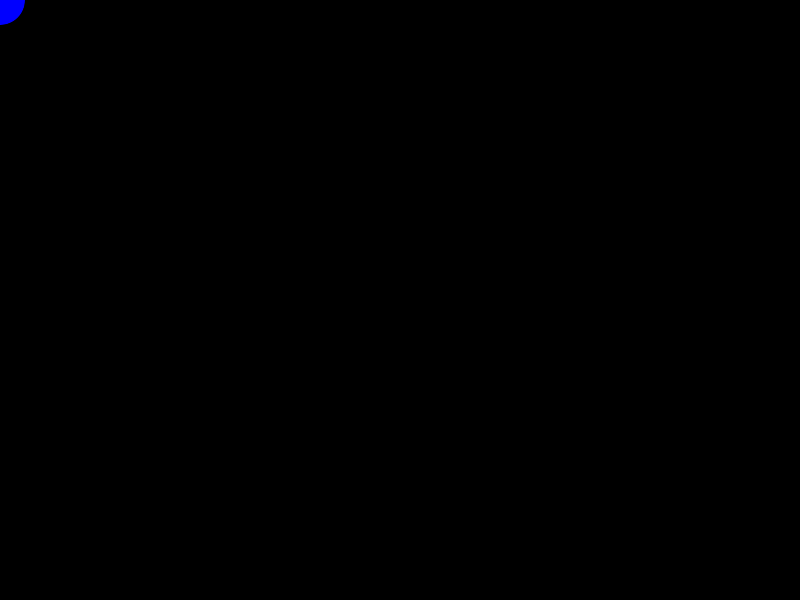
Frame 1 (no input)
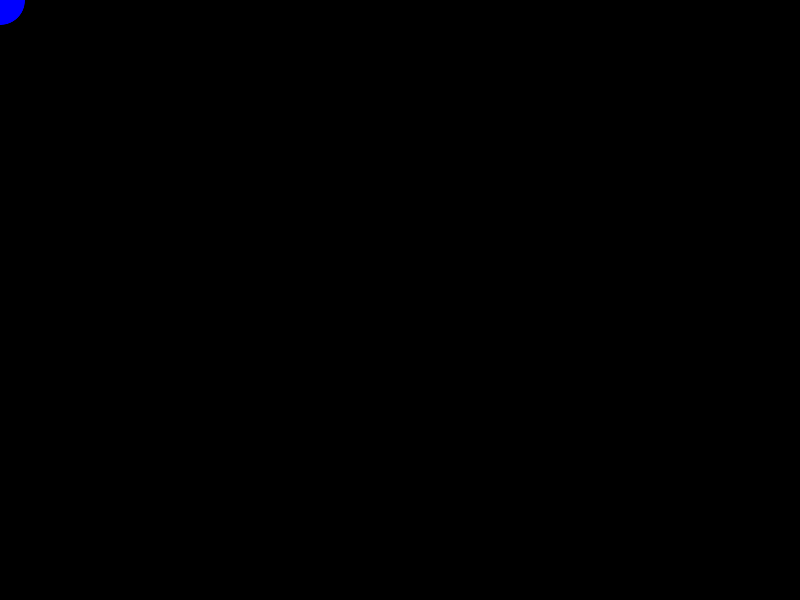
Frame 60 (the mouse pressed at the canvas centre just before this capture)
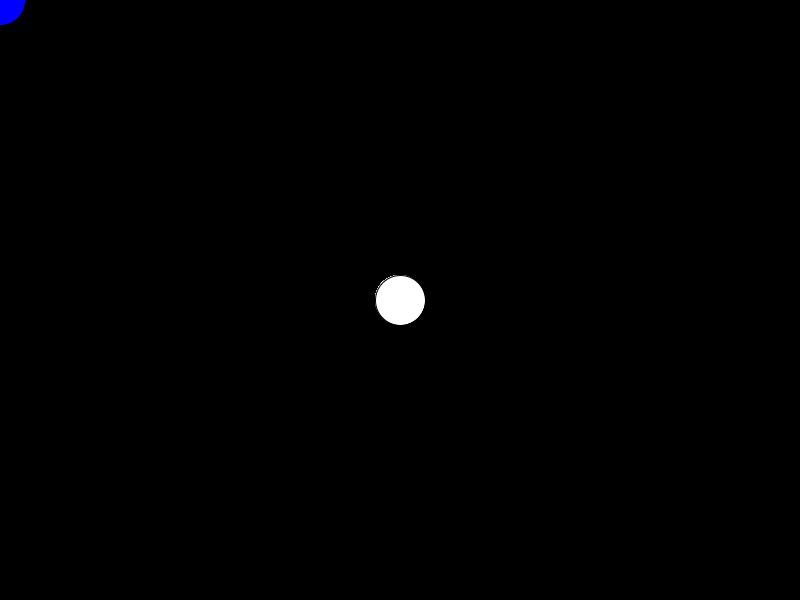
Frame 120 (the mouse held since frame 60 and released just before this capture)

The Processing sketch that drew these frames (run headless with seeded random() and noise(); from frame 60 on, the mouse is pressed at the canvas centre):

// Processing sketch: Exercise_3_VinayMeldrum
// ── Exercise_3_VinayMeldrum.pde
void setup(){
 background(0);
 size (800,600);
}
void draw(){

fill(mouseX, mouseY,255);
  ellipse(mouseX,mouseY,50,50); 
}
